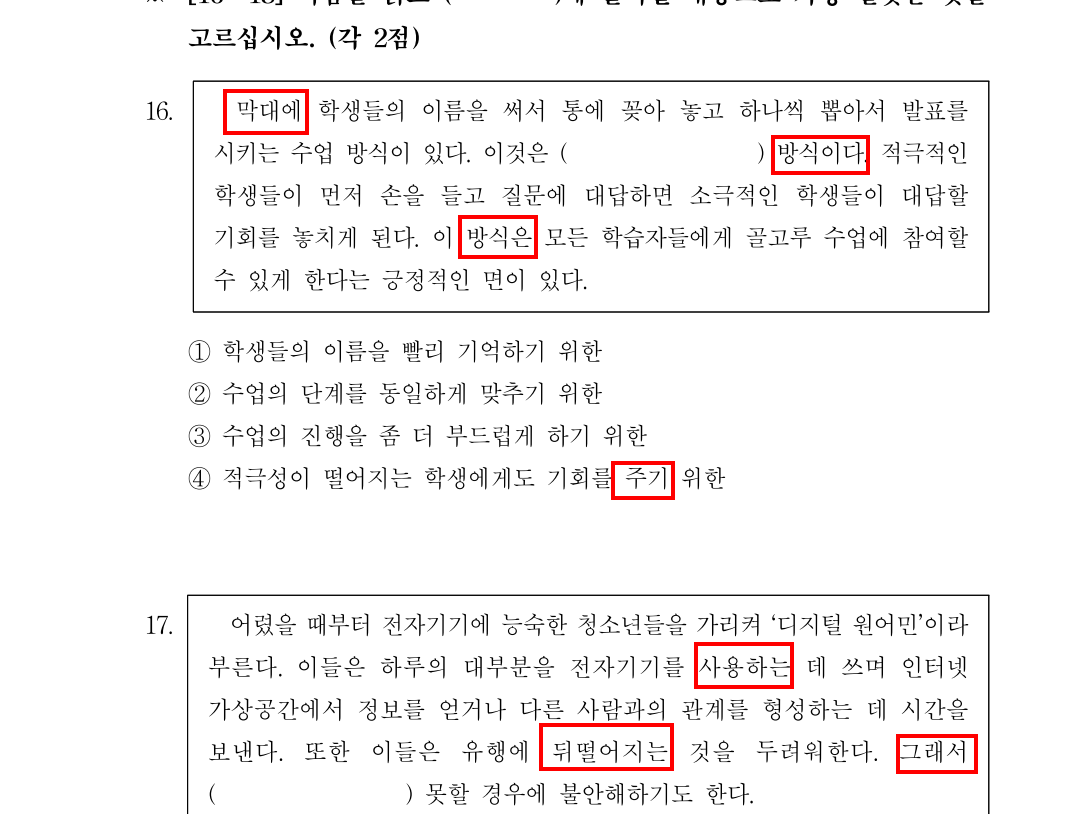
#> input picture input_image.jpg, 1087 x 814 px, found by its file name
$ python korean_vocab_extractor.py
#> lines starting #> are read from the running program, lines starting #| are printed output that depends on the picture; after the words box and inside, x2 and y2 are one past the last pixel; in counts of white or black regions, pixels touching at a corner belong together
import cv2
import numpy as np
from PIL import Image
import pytesseract
import os
import re

class KoreanVocabExtractor:
    def __init__(self):
        # Specify path to Tesseract executable
        pytesseract.pytesseract.tesseract_cmd = r'C:\\Program Files\\Tesseract-OCR\\tesseract.exe'

    def cleanup_text(self, text):
        # Remove all whitespace first
        text = ''.join(text.split())

        # Remove any non-Hangul characters
        hangul_text = ''
        for char in text:
            # Check if character is Hangul (Unicode range for Hangul: 0xAC00-0xD7A3)
            if '\uac00' <= char <= '\ud7a3' or char == ' ':
                hangul_text += char

        # Remove any remaining whitespace
        hangul_text = hangul_text.strip()

        return hangul_text

    def preprocess_image(self, image):
        # Convert image to grayscale
        gray = cv2.cvtColor(image, cv2.COLOR_BGR2GRAY)

        # Apply thresholding to get a binary image (black and white)
        _, thresh = cv2.threshold(gray, 150, 255, cv2.THRESH_BINARY_INV)

        return thresh

    def extract_red_boxes(self, image_path):
#> called with image_path = 'D:\\OpenEye\\input_image.jpg'
        if not os.path.exists(image_path):
            print(f"Error: Image file not found at {image_path}")
            return []

        # Read image
        image = cv2.imread(image_path)
#> image is the input picture: shape (814, 1087, 3); mean B, G, R 244.2, 244.2, 246.3
        if image is None:
            print(f"Error: Could not read image at {image_path}")
            return []

        # Preprocess image to enhance text visibility (binary image)
        processed_image = self.preprocess_image(image)
#> in preprocess_image, `_, thresh = cv2.threshold(gray, 150, 255, cv2.THRESH_BINARY_INV)`:
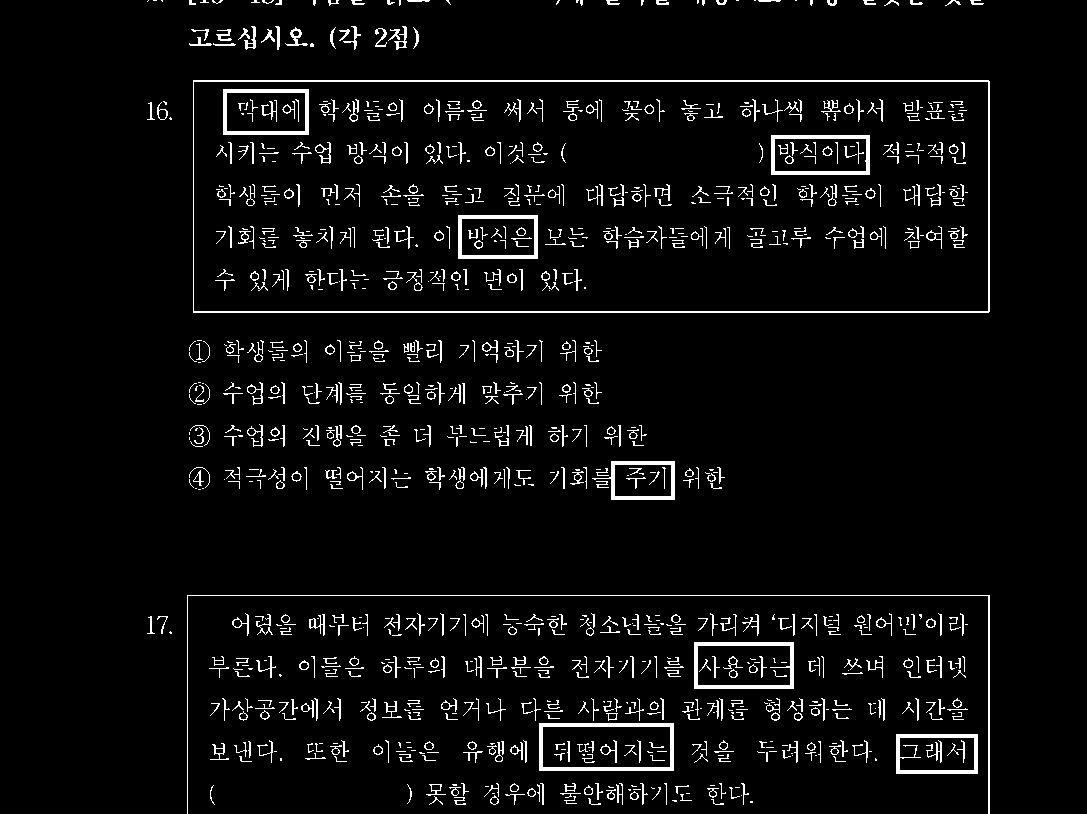
#> thresh: shape (814, 1087); 4.7% white in thin lines or dots, all inside (x1, y1, x2, y2) = (147, 0, 990, 814)

        # Convert to HSV to find red areas (red border for the text)
        hsv = cv2.cvtColor(image, cv2.COLOR_BGR2HSV)
#> hsv: shape (814, 1087, 3); mean H, S, V 0, 2.1, 246.3
        lower_red1 = np.array([0, 100, 100])
        upper_red1 = np.array([10, 255, 255])
        lower_red2 = np.array([160, 100, 100])
        upper_red2 = np.array([180, 255, 255])

        mask1 = cv2.inRange(hsv, lower_red1, upper_red1)
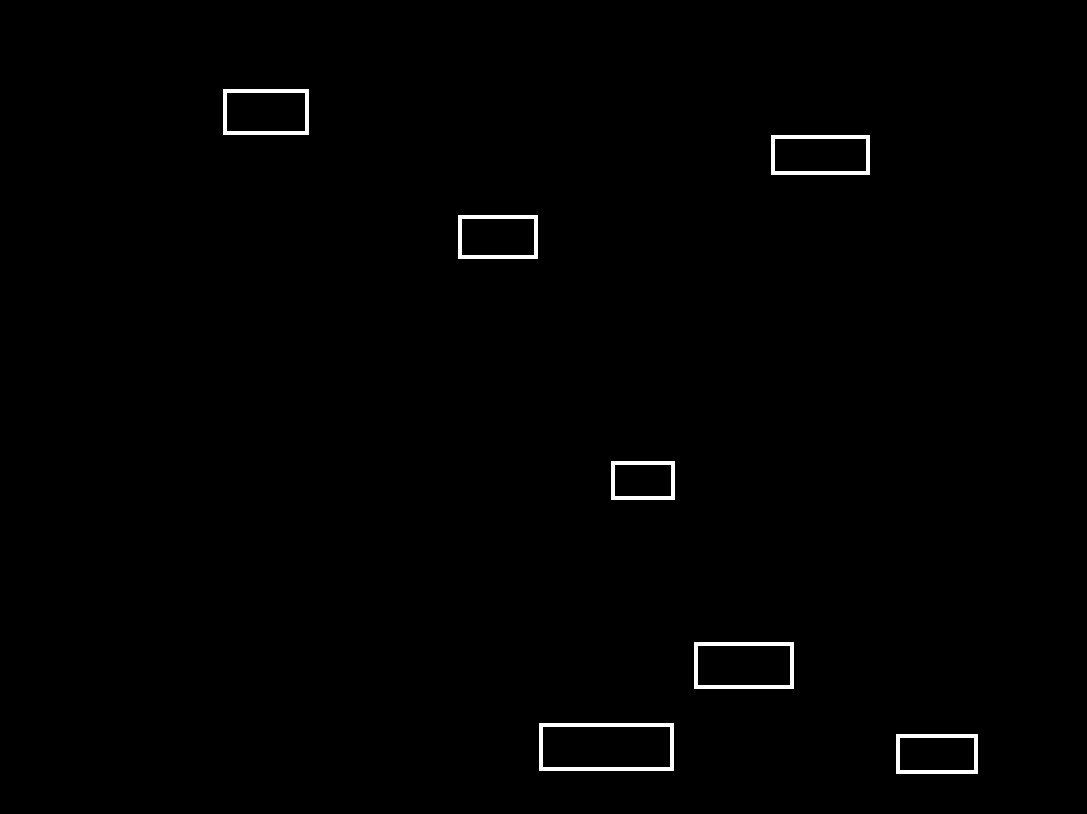
#> mask1: shape (814, 1087); 0.81% white; 7 white regions
        mask2 = cv2.inRange(hsv, lower_red2, upper_red2)
#> mask2: shape (814, 1087); every value is 0
        red_mask = mask1 + mask2

        contours, _ = cv2.findContours(red_mask, cv2.RETR_EXTERNAL, cv2.CHAIN_APPROX_SIMPLE)
#> contours = 7 contours; box (x1, y1, x2, y2) and area: (539, 723, 674, 771) 6298, (694, 642, 794, 689) 4554, (223, 89, 309, 135) 3825, (771, 135, 870, 175) 3822, (458, 215, 538, 259) 3397, (896, 734, 978, 774) 3159, (611, 461, 675, 500) 2394

        extracted_texts = []
        for contour in contours:
            x, y, w, h = cv2.boundingRect(contour)

            if w < 20 or h < 20:  # Filter small contours
                continue

            # Get the region inside the red rectangle (ROI)
            roi = image[y:y+h, x:x+w]
            roi_pil = Image.fromarray(cv2.cvtColor(roi, cv2.COLOR_BGR2RGB))

            # Apply OCR with custom config for better Korean text recognition
            custom_config = r'--oem 3 --psm 6 -l kor'
            text = pytesseract.image_to_string(roi_pil, config=custom_config)
            cleaned_text = self.cleanup_text(text)

            if cleaned_text:
                extracted_texts.append(cleaned_text)

            cv2.rectangle(image, (x, y), (x + w, y + h), (0, 255, 0), 2)
#> this loop made 1 pass
#> (contour, x, y, w, h, custom_config) on pass 1: ([[896, 734], [896, 773], [977, 773], [977, 734]], 896, 734, 82, 40, '--oem 3 --psm 6 -l kor')
#> pass 1, in extract_red_boxes, `roi = image[y:y+h, x:x+w]`:
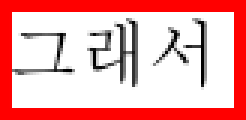
#> roi: shape (40, 82, 3) (shown 3 times larger); mean B, G, R 168.3, 168.3, 239.2
#> after the loop, extracted_texts = []

        cv2.imwrite('detected_boxes.jpg', image)

        return extracted_texts

    def save_to_file(self, extracted_words, file_name="extracted_words.txt"):
        # Save the extracted words to a text file
        with open(file_name, 'w', encoding='utf-8') as file:
            for word in extracted_words:
                file.write(word + "\n")
        print(f"Extracted words have been saved to {file_name}")


def main():
    extractor = KoreanVocabExtractor()
    image_path = r"D:\OpenEye\input_image.jpg"  # Thay đổi đường dẫn ảnh tại đây

    print(f"\nProcessing image: {image_path}")

    # Extract text from red boxes
    extracted_words = extractor.extract_red_boxes(image_path)

    if extracted_words:
        print("\nExtracted words:")
        for i, word in enumerate(extracted_words, 1):
            print(f"{i}. {word}")

        # Save extracted words to file
        extractor.save_to_file(extracted_words)
        print("\nVisualization saved as 'detected_boxes.jpg'")
    else:
        print("\nNo words were extracted. Please check if:")
        print("1. The image file exists and is readable")
        print("2. There are red boxes in the image")
        print("3. The red boxes contain Korean text")


if __name__ == "__main__":
    main()
#> (the call stopped at in extract_red_boxes, `text = pytesseract.image_to_string(roi_pil, config=custom_config)`: pytesseract is not available in this run)
